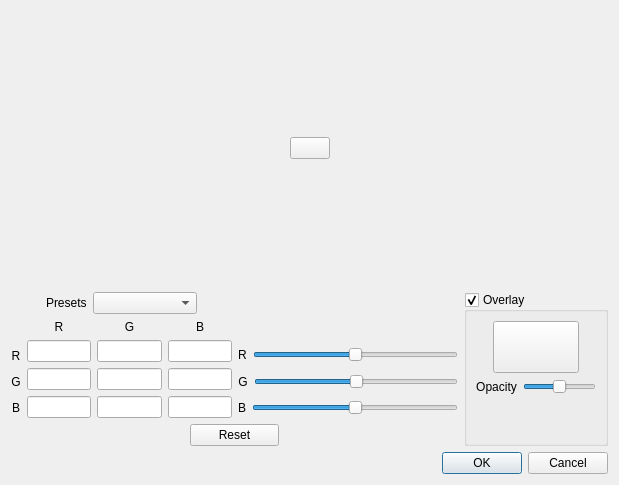
<?xml version="1.0" encoding="UTF-8"?>
<ui version="4.0">
 <class>MapColorizeDialog</class>
 <widget class="QDialog" name="MapColorizeDialog">
  <property name="geometry">
   <rect>
    <x>0</x>
    <y>0</y>
    <width>619</width>
    <height>485</height>
   </rect>
  </property>
  <property name="windowTitle">
   <string>DM Helper Colorize</string>
  </property>
  <layout class="QVBoxLayout" name="verticalLayout_9" stretch="5,1,0">
   <item>
    <layout class="QHBoxLayout" name="horizontalLayout">
     <item>
      <widget class="QLabel" name="lblOriginal">
       <property name="sizePolicy">
        <sizepolicy hsizetype="Expanding" vsizetype="Expanding">
         <horstretch>0</horstretch>
         <verstretch>0</verstretch>
        </sizepolicy>
       </property>
       <property name="frameShape">
        <enum>QFrame::NoFrame</enum>
       </property>
       <property name="frameShadow">
        <enum>QFrame::Raised</enum>
       </property>
       <property name="text">
        <string/>
       </property>
       <property name="alignment">
        <set>Qt::AlignCenter</set>
       </property>
      </widget>
     </item>
     <item>
      <widget class="QPushButton" name="btnApply">
       <property name="sizePolicy">
        <sizepolicy hsizetype="Fixed" vsizetype="Fixed">
         <horstretch>0</horstretch>
         <verstretch>0</verstretch>
        </sizepolicy>
       </property>
       <property name="text">
        <string/>
       </property>
       <property name="icon">
        <iconset resource="resources.qrc">
         <normaloff>:/img/data/right_arrow.png</normaloff>:/img/data/right_arrow.png</iconset>
       </property>
       <property name="iconSize">
        <size>
         <width>40</width>
         <height>40</height>
        </size>
       </property>
      </widget>
     </item>
     <item>
      <widget class="QLabel" name="lblColored">
       <property name="sizePolicy">
        <sizepolicy hsizetype="Expanding" vsizetype="Expanding">
         <horstretch>0</horstretch>
         <verstretch>0</verstretch>
        </sizepolicy>
       </property>
       <property name="frameShape">
        <enum>QFrame::NoFrame</enum>
       </property>
       <property name="frameShadow">
        <enum>QFrame::Raised</enum>
       </property>
       <property name="lineWidth">
        <number>1</number>
       </property>
       <property name="text">
        <string/>
       </property>
       <property name="alignment">
        <set>Qt::AlignCenter</set>
       </property>
      </widget>
     </item>
    </layout>
   </item>
   <item>
    <layout class="QHBoxLayout" name="horizontalLayout_10">
     <item>
      <layout class="QVBoxLayout" name="verticalLayout_8">
       <item>
        <layout class="QHBoxLayout" name="horizontalLayout_9" stretch="1,1">
         <item>
          <layout class="QVBoxLayout" name="verticalLayout_7">
           <item>
            <layout class="QHBoxLayout" name="horizontalLayout_14" stretch="1,1,3,1">
             <item>
              <spacer name="horizontalSpacer_6">
               <property name="orientation">
                <enum>Qt::Horizontal</enum>
               </property>
               <property name="sizeType">
                <enum>QSizePolicy::Preferred</enum>
               </property>
               <property name="sizeHint" stdset="0">
                <size>
                 <width>40</width>
                 <height>20</height>
                </size>
               </property>
              </spacer>
             </item>
             <item>
              <widget class="QLabel" name="label_13">
               <property name="text">
                <string>Presets</string>
               </property>
              </widget>
             </item>
             <item>
              <widget class="QComboBox" name="cmbPresets">
               <property name="insertPolicy">
                <enum>QComboBox::NoInsert</enum>
               </property>
              </widget>
             </item>
             <item>
              <spacer name="horizontalSpacer_5">
               <property name="orientation">
                <enum>Qt::Horizontal</enum>
               </property>
               <property name="sizeType">
                <enum>QSizePolicy::Preferred</enum>
               </property>
               <property name="sizeHint" stdset="0">
                <size>
                 <width>40</width>
                 <height>20</height>
                </size>
               </property>
              </spacer>
             </item>
            </layout>
           </item>
           <item>
            <layout class="QHBoxLayout" name="horizontalLayout_8">
             <item>
              <layout class="QVBoxLayout" name="verticalLayout_6">
               <item>
                <widget class="QLabel" name="label_12">
                 <property name="text">
                  <string> </string>
                 </property>
                 <property name="alignment">
                  <set>Qt::AlignCenter</set>
                 </property>
                </widget>
               </item>
               <item>
                <widget class="QLabel" name="label_4">
                 <property name="text">
                  <string>R</string>
                 </property>
                 <property name="alignment">
                  <set>Qt::AlignCenter</set>
                 </property>
                </widget>
               </item>
               <item>
                <widget class="QLabel" name="label_5">
                 <property name="text">
                  <string>G</string>
                 </property>
                 <property name="alignment">
                  <set>Qt::AlignCenter</set>
                 </property>
                </widget>
               </item>
               <item>
                <widget class="QLabel" name="label_6">
                 <property name="text">
                  <string>B</string>
                 </property>
                 <property name="alignment">
                  <set>Qt::AlignCenter</set>
                 </property>
                </widget>
               </item>
              </layout>
             </item>
             <item>
              <layout class="QVBoxLayout" name="verticalLayout_5">
               <item>
                <widget class="QLabel" name="label">
                 <property name="text">
                  <string>R</string>
                 </property>
                 <property name="alignment">
                  <set>Qt::AlignCenter</set>
                 </property>
                </widget>
               </item>
               <item>
                <widget class="QLineEdit" name="edt0x0">
                 <property name="sizePolicy">
                  <sizepolicy hsizetype="Preferred" vsizetype="Fixed">
                   <horstretch>0</horstretch>
                   <verstretch>0</verstretch>
                  </sizepolicy>
                 </property>
                </widget>
               </item>
               <item>
                <widget class="QLineEdit" name="edt1x0">
                 <property name="sizePolicy">
                  <sizepolicy hsizetype="Preferred" vsizetype="Fixed">
                   <horstretch>0</horstretch>
                   <verstretch>0</verstretch>
                  </sizepolicy>
                 </property>
                </widget>
               </item>
               <item>
                <widget class="QLineEdit" name="edt2x0">
                 <property name="sizePolicy">
                  <sizepolicy hsizetype="Preferred" vsizetype="Fixed">
                   <horstretch>0</horstretch>
                   <verstretch>0</verstretch>
                  </sizepolicy>
                 </property>
                </widget>
               </item>
              </layout>
             </item>
             <item>
              <layout class="QVBoxLayout" name="verticalLayout_4">
               <item>
                <widget class="QLabel" name="label_2">
                 <property name="text">
                  <string>G</string>
                 </property>
                 <property name="alignment">
                  <set>Qt::AlignCenter</set>
                 </property>
                </widget>
               </item>
               <item>
                <widget class="QLineEdit" name="edt0x1">
                 <property name="sizePolicy">
                  <sizepolicy hsizetype="Preferred" vsizetype="Fixed">
                   <horstretch>0</horstretch>
                   <verstretch>0</verstretch>
                  </sizepolicy>
                 </property>
                </widget>
               </item>
               <item>
                <widget class="QLineEdit" name="edt1x1">
                 <property name="sizePolicy">
                  <sizepolicy hsizetype="Preferred" vsizetype="Fixed">
                   <horstretch>0</horstretch>
                   <verstretch>0</verstretch>
                  </sizepolicy>
                 </property>
                </widget>
               </item>
               <item>
                <widget class="QLineEdit" name="edt2x1">
                 <property name="sizePolicy">
                  <sizepolicy hsizetype="Preferred" vsizetype="Fixed">
                   <horstretch>0</horstretch>
                   <verstretch>0</verstretch>
                  </sizepolicy>
                 </property>
                </widget>
               </item>
              </layout>
             </item>
             <item>
              <layout class="QVBoxLayout" name="verticalLayout_3">
               <item>
                <widget class="QLabel" name="label_3">
                 <property name="text">
                  <string>B</string>
                 </property>
                 <property name="alignment">
                  <set>Qt::AlignCenter</set>
                 </property>
                </widget>
               </item>
               <item>
                <widget class="QLineEdit" name="edt0x2">
                 <property name="sizePolicy">
                  <sizepolicy hsizetype="Preferred" vsizetype="Fixed">
                   <horstretch>0</horstretch>
                   <verstretch>0</verstretch>
                  </sizepolicy>
                 </property>
                </widget>
               </item>
               <item>
                <widget class="QLineEdit" name="edt1x2">
                 <property name="sizePolicy">
                  <sizepolicy hsizetype="Preferred" vsizetype="Fixed">
                   <horstretch>0</horstretch>
                   <verstretch>0</verstretch>
                  </sizepolicy>
                 </property>
                </widget>
               </item>
               <item>
                <widget class="QLineEdit" name="edt2x2">
                 <property name="sizePolicy">
                  <sizepolicy hsizetype="Preferred" vsizetype="Fixed">
                   <horstretch>0</horstretch>
                   <verstretch>0</verstretch>
                  </sizepolicy>
                 </property>
                </widget>
               </item>
              </layout>
             </item>
            </layout>
           </item>
          </layout>
         </item>
         <item>
          <layout class="QVBoxLayout" name="verticalLayout_2">
           <item>
            <widget class="QLabel" name="label_14">
             <property name="sizePolicy">
              <sizepolicy hsizetype="Expanding" vsizetype="Preferred">
               <horstretch>0</horstretch>
               <verstretch>0</verstretch>
              </sizepolicy>
             </property>
             <property name="text">
              <string/>
             </property>
             <property name="alignment">
              <set>Qt::AlignCenter</set>
             </property>
            </widget>
           </item>
           <item>
            <widget class="QLabel" name="label_11">
             <property name="sizePolicy">
              <sizepolicy hsizetype="Expanding" vsizetype="Preferred">
               <horstretch>0</horstretch>
               <verstretch>0</verstretch>
              </sizepolicy>
             </property>
             <property name="text">
              <string/>
             </property>
             <property name="alignment">
              <set>Qt::AlignCenter</set>
             </property>
            </widget>
           </item>
           <item>
            <layout class="QHBoxLayout" name="horizontalLayout_4">
             <item>
              <widget class="QLabel" name="label_9">
               <property name="text">
                <string>R</string>
               </property>
               <property name="alignment">
                <set>Qt::AlignCenter</set>
               </property>
              </widget>
             </item>
             <item>
              <widget class="QSlider" name="slideR">
               <property name="sizePolicy">
                <sizepolicy hsizetype="MinimumExpanding" vsizetype="Preferred">
                 <horstretch>0</horstretch>
                 <verstretch>0</verstretch>
                </sizepolicy>
               </property>
               <property name="minimumSize">
                <size>
                 <width>40</width>
                 <height>0</height>
                </size>
               </property>
               <property name="minimum">
                <number>0</number>
               </property>
               <property name="maximum">
                <number>200</number>
               </property>
               <property name="value">
                <number>100</number>
               </property>
               <property name="orientation">
                <enum>Qt::Horizontal</enum>
               </property>
              </widget>
             </item>
            </layout>
           </item>
           <item>
            <layout class="QHBoxLayout" name="horizontalLayout_6">
             <item>
              <widget class="QLabel" name="label_8">
               <property name="text">
                <string>G</string>
               </property>
               <property name="alignment">
                <set>Qt::AlignCenter</set>
               </property>
              </widget>
             </item>
             <item>
              <widget class="QSlider" name="slideG">
               <property name="sizePolicy">
                <sizepolicy hsizetype="MinimumExpanding" vsizetype="Preferred">
                 <horstretch>0</horstretch>
                 <verstretch>0</verstretch>
                </sizepolicy>
               </property>
               <property name="minimumSize">
                <size>
                 <width>40</width>
                 <height>0</height>
                </size>
               </property>
               <property name="minimum">
                <number>0</number>
               </property>
               <property name="maximum">
                <number>200</number>
               </property>
               <property name="value">
                <number>100</number>
               </property>
               <property name="orientation">
                <enum>Qt::Horizontal</enum>
               </property>
              </widget>
             </item>
            </layout>
           </item>
           <item>
            <layout class="QHBoxLayout" name="horizontalLayout_7">
             <item>
              <widget class="QLabel" name="label_7">
               <property name="text">
                <string>B</string>
               </property>
               <property name="alignment">
                <set>Qt::AlignCenter</set>
               </property>
              </widget>
             </item>
             <item>
              <widget class="QSlider" name="slideB">
               <property name="sizePolicy">
                <sizepolicy hsizetype="MinimumExpanding" vsizetype="Preferred">
                 <horstretch>0</horstretch>
                 <verstretch>0</verstretch>
                </sizepolicy>
               </property>
               <property name="minimumSize">
                <size>
                 <width>40</width>
                 <height>0</height>
                </size>
               </property>
               <property name="minimum">
                <number>0</number>
               </property>
               <property name="maximum">
                <number>200</number>
               </property>
               <property name="value">
                <number>100</number>
               </property>
               <property name="orientation">
                <enum>Qt::Horizontal</enum>
               </property>
              </widget>
             </item>
            </layout>
           </item>
          </layout>
         </item>
        </layout>
       </item>
       <item>
        <layout class="QHBoxLayout" name="horizontalLayout_5" stretch="2,1,2">
         <item>
          <spacer name="horizontalSpacer_3">
           <property name="orientation">
            <enum>Qt::Horizontal</enum>
           </property>
           <property name="sizeType">
            <enum>QSizePolicy::Preferred</enum>
           </property>
           <property name="sizeHint" stdset="0">
            <size>
             <width>40</width>
             <height>20</height>
            </size>
           </property>
          </spacer>
         </item>
         <item>
          <widget class="QPushButton" name="btnReset">
           <property name="text">
            <string>Reset</string>
           </property>
          </widget>
         </item>
         <item>
          <spacer name="horizontalSpacer_4">
           <property name="orientation">
            <enum>Qt::Horizontal</enum>
           </property>
           <property name="sizeType">
            <enum>QSizePolicy::Preferred</enum>
           </property>
           <property name="sizeHint" stdset="0">
            <size>
             <width>40</width>
             <height>20</height>
            </size>
           </property>
          </spacer>
         </item>
        </layout>
       </item>
      </layout>
     </item>
     <item>
      <widget class="QGroupBox" name="grpOverlay">
       <property name="title">
        <string>Overlay</string>
       </property>
       <property name="checkable">
        <bool>true</bool>
       </property>
       <layout class="QVBoxLayout" name="verticalLayout">
        <item>
         <layout class="QHBoxLayout" name="horizontalLayout_2" stretch="1,5,1">
          <item>
           <spacer name="horizontalSpacer">
            <property name="orientation">
             <enum>Qt::Horizontal</enum>
            </property>
            <property name="sizeType">
             <enum>QSizePolicy::Preferred</enum>
            </property>
            <property name="sizeHint" stdset="0">
             <size>
              <width>40</width>
              <height>20</height>
             </size>
            </property>
           </spacer>
          </item>
          <item>
           <widget class="ColorPushButton" name="btnColor">
            <property name="sizePolicy">
             <sizepolicy hsizetype="Preferred" vsizetype="Preferred">
              <horstretch>0</horstretch>
              <verstretch>0</verstretch>
             </sizepolicy>
            </property>
            <property name="text">
             <string/>
            </property>
            <property name="iconSize">
             <size>
              <width>40</width>
              <height>40</height>
             </size>
            </property>
           </widget>
          </item>
          <item>
           <spacer name="horizontalSpacer_2">
            <property name="orientation">
             <enum>Qt::Horizontal</enum>
            </property>
            <property name="sizeType">
             <enum>QSizePolicy::Preferred</enum>
            </property>
            <property name="sizeHint" stdset="0">
             <size>
              <width>40</width>
              <height>20</height>
             </size>
            </property>
           </spacer>
          </item>
         </layout>
        </item>
        <item>
         <layout class="QHBoxLayout" name="horizontalLayout_3">
          <item>
           <widget class="QLabel" name="label_10">
            <property name="text">
             <string>Opacity</string>
            </property>
            <property name="alignment">
             <set>Qt::AlignCenter</set>
            </property>
           </widget>
          </item>
          <item>
           <widget class="QSlider" name="slideOpacity">
            <property name="sizePolicy">
             <sizepolicy hsizetype="MinimumExpanding" vsizetype="Fixed">
              <horstretch>0</horstretch>
              <verstretch>0</verstretch>
             </sizepolicy>
            </property>
            <property name="minimumSize">
             <size>
              <width>40</width>
              <height>0</height>
             </size>
            </property>
            <property name="minimum">
             <number>0</number>
            </property>
            <property name="maximum">
             <number>255</number>
            </property>
            <property name="value">
             <number>128</number>
            </property>
            <property name="orientation">
             <enum>Qt::Horizontal</enum>
            </property>
           </widget>
          </item>
         </layout>
        </item>
        <item>
         <spacer name="verticalSpacer">
          <property name="orientation">
           <enum>Qt::Vertical</enum>
          </property>
          <property name="sizeType">
           <enum>QSizePolicy::Preferred</enum>
          </property>
          <property name="sizeHint" stdset="0">
           <size>
            <width>20</width>
            <height>40</height>
           </size>
          </property>
         </spacer>
        </item>
       </layout>
      </widget>
     </item>
    </layout>
   </item>
   <item>
    <widget class="QDialogButtonBox" name="buttonBox">
     <property name="orientation">
      <enum>Qt::Horizontal</enum>
     </property>
     <property name="standardButtons">
      <set>QDialogButtonBox::Cancel|QDialogButtonBox::Ok</set>
     </property>
    </widget>
   </item>
  </layout>
 </widget>
 <customwidgets>
  <customwidget>
   <class>ColorPushButton</class>
   <extends>QPushButton</extends>
   <header>colorpushbutton.h</header>
  </customwidget>
 </customwidgets>
 <tabstops>
  <tabstop>btnApply</tabstop>
  <tabstop>cmbPresets</tabstop>
  <tabstop>edt0x0</tabstop>
  <tabstop>edt0x1</tabstop>
  <tabstop>edt0x2</tabstop>
  <tabstop>edt1x0</tabstop>
  <tabstop>edt1x1</tabstop>
  <tabstop>edt1x2</tabstop>
  <tabstop>edt2x0</tabstop>
  <tabstop>edt2x1</tabstop>
  <tabstop>edt2x2</tabstop>
  <tabstop>slideR</tabstop>
  <tabstop>slideG</tabstop>
  <tabstop>slideB</tabstop>
  <tabstop>btnReset</tabstop>
  <tabstop>grpOverlay</tabstop>
  <tabstop>btnColor</tabstop>
  <tabstop>slideOpacity</tabstop>
 </tabstops>
 <resources>
  <include location="resources.qrc"/>
 </resources>
 <connections>
  <connection>
   <sender>buttonBox</sender>
   <signal>accepted()</signal>
   <receiver>MapColorizeDialog</receiver>
   <slot>accept()</slot>
   <hints>
    <hint type="sourcelabel">
     <x>227</x>
     <y>468</y>
    </hint>
    <hint type="destinationlabel">
     <x>157</x>
     <y>274</y>
    </hint>
   </hints>
  </connection>
  <connection>
   <sender>buttonBox</sender>
   <signal>rejected()</signal>
   <receiver>MapColorizeDialog</receiver>
   <slot>reject()</slot>
   <hints>
    <hint type="sourcelabel">
     <x>295</x>
     <y>474</y>
    </hint>
    <hint type="destinationlabel">
     <x>286</x>
     <y>274</y>
    </hint>
   </hints>
  </connection>
 </connections>
</ui>
